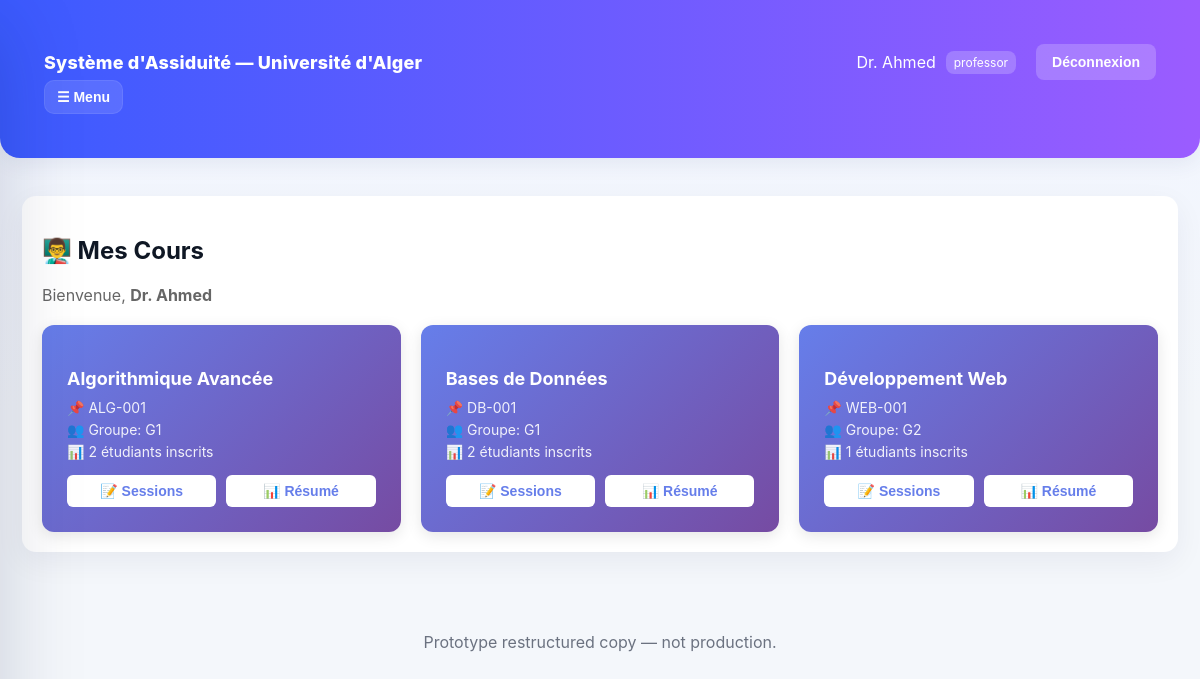
Page /public/index.php?page=professorHome (signed in) on the committed database.
### tables this page shows
CREATE TABLE IF NOT EXISTS `courses` (
  `id` INT AUTO_INCREMENT PRIMARY KEY,
  `course_code` VARCHAR(50) UNIQUE NOT NULL,
  `course_name` VARCHAR(200) NOT NULL,
  `professor_id` INT,
  `group_name` VARCHAR(100),
  `created_at` TIMESTAMP DEFAULT CURRENT_TIMESTAMP,
  FOREIGN KEY (professor_id) REFERENCES users(id) ON DELETE SET NULL
);

### pages/professorHome.php (the view, shortened to what this page needs)
<?php
$db = (new Database())->getConnection();
try {
    $stmt = $db->prepare("SELECT c.id, c.course_name, c.course_code, c.group_name, COUNT(DISTINCT e.student_id) as student_count
                          FROM courses c
                          LEFT JOIN enrollments e ON c.id = e.course_id
                          WHERE c.professor_id = :professor_id
                          GROUP BY c.id
                          ORDER BY c.course_name");
    $stmt->bindParam(':professor_id', $_SESSION['user_id']);
    $stmt->execute();
    $courses = $stmt->fetchAll(PDO::FETCH_ASSOC);
} catch (Exception $e) {
    $courses = [];
}
?>
<main class="container">
  <div class="card">
    <h2>👨‍🏫 Mes Cours</h2>
    <p style="color: #666; margin-bottom: 20px;">Bienvenue, <strong><?= htmlspecialchars($_SESSION['first_name'] . ' ' . $_SESSION['last_name']) ?></strong></p>
    <?php if (count($courses) > 0): ?>
    <div class="courses-grid" style="display: grid; grid-template-columns: repeat(auto-fill, minmax(300px, 1fr)); gap: 20px; margin-top: 20px;">
      <?php foreach ($courses as $course): ?>
      <div class="course-card" style="background: linear-gradient(135deg, #667eea 0%, #764ba2 100%); color: white; padding: 25px; border-radius: 12px; box-shadow: 0 4px 15px rgba(0,0,0,0.1); cursor: pointer; transition: transform 0.2s, box-shadow 0.2s;" onmouseover="this.style.transform='translateY(-5px)'; this.style.boxShadow='0 8px 25px rgba(0,0,0,0.2)'" onmouseout="this.style.transform='translateY(0)'; this.style.boxShadow='0 4px 15px rgba(0,0,0,0.1)'">
        <h3 style="margin-bottom: 10px; font-size: 18px;"><?= htmlspecialchars($course['course_name']) ?></h3>
        <p style="font-size: 14px; opacity: 0.9; margin: 5px 0;">📌 <?= htmlspecialchars($course['course_code']) ?></p>
        <p style="font-size: 14px; opacity: 0.9; margin: 5px 0;">👥 Groupe: <?= htmlspecialchars($course['group_name']) ?></p>
        <p style="font-size: 14px; opacity: 0.9; margin: 5px 0;">📊 <?= $course['student_count'] ?> étudiants inscrits</p>
        <div style="margin-top: 15px; display: flex; gap: 10px;">
          <button class="btn btn-light" style="flex: 1; padding: 8px; border: none; border-radius: 6px; background: white; color: #667eea; font-weight: bold; cursor: pointer;" onclick="window.location.href='?page=sessionManagement&course_id=<?= $course['id'] ?>'">📝 Sessions</button>
          <button class="btn btn-light" style="flex: 1; padding: 8px; border: none; border-radius: 6px; background: white; color: #667eea; font-weight: bold; cursor: pointer;" onclick="window.location.href='?page=attendanceSummary&course_id=<?= $course['id'] ?>'">📊 Résumé</button>
        </div>
      </div>
      <?php endforeach; ?>
    </div>
    <?php endif; ?>
  </div>
</main>

### public/assets/css/style.css (style rules this page uses)
:root { --primary:#3b5bff; --accent:#9b5cff; --bg:#f4f7fb; --card:#ffffff; --muted:#5f6771; --success:#e6fff0; --warn:#fff7e6; --danger:#fff0f2; --excellent:#f0fff4; --good:#f0f9ff; --warning:#fefce8; --critical:#fef2f2; --radius:14px; --shadow: 0 10px 30px rgba(11,22,60,0.06); font-family: Inter, "Segoe UI", Roboto, Arial, sans-serif; }
* { box-sizing:border-box }
body { margin:0; background:linear-gradient(180deg,#f1f5ff 0%, var(--bg) 60%); color:#0f1724; -webkit-font-smoothing:antialiased; }
.container { max-width:1200px; margin:0 auto; padding:22px; }
.card { background:var(--card); border-radius:var(--radius); padding:20px; box-shadow:var(--shadow); margin:16px 0; }
.btn { padding:10px 16px; border:none; border-radius:8px; cursor:pointer; font-weight:600; transition:all 0.3s ease; font-size:14px; }

### rows in the picture
courses: course_name "Algorithmique Avancée", course_code "ALG-001", group_name "G1", student_count "2"
courses: course_name "Bases de Données", course_code "DB-001", group_name "G1", student_count "2"
courses: course_name "Développement Web", course_code "WEB-001", group_name "G2", student_count "1"

### other values in the picture
$_SESSION['first_name'] . ' ' . $_SESSION['last_name'] "Dr. Ahmed"
$_SESSION['role'] "professor"
